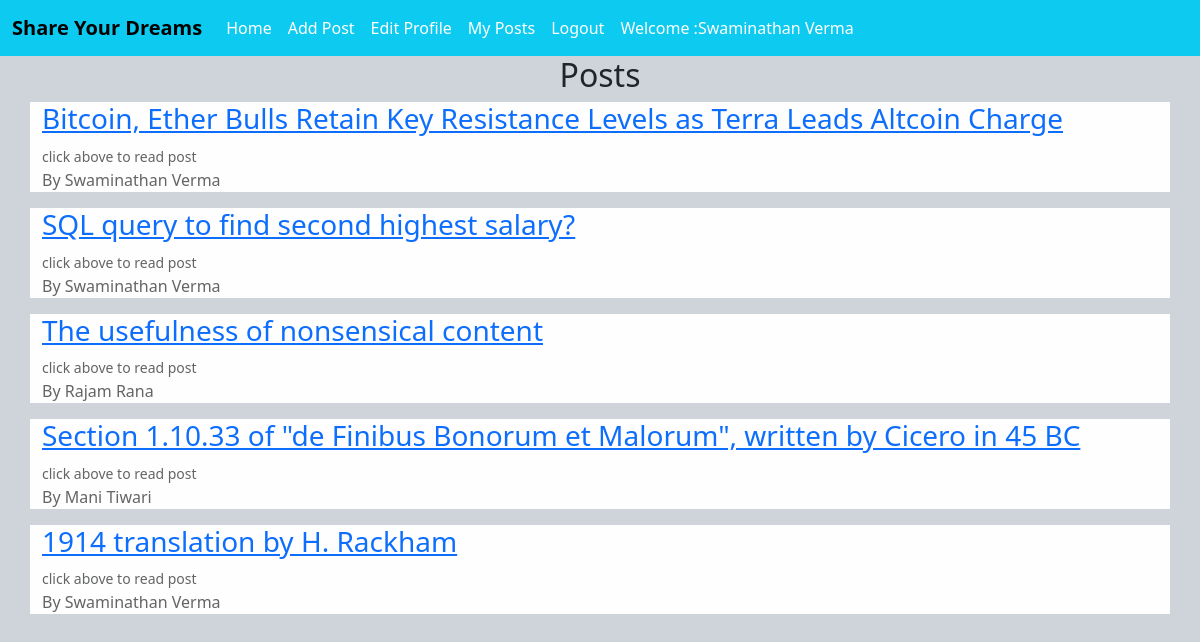
/ (signed in), run on the app's committed database.
### theblog/models.py (models this page shows, shortened)
class Post(models.Model):
    author=models.ForeignKey(User,on_delete=models.CASCADE)
    title=models.CharField(max_length=200)
    header_image=models.ImageField(null=True,blank=True,upload_to="image/")
    snippet=models.CharField(max_length=500, default='click above to read post')
    text=RichTextField()
    creation_date=models.DateTimeField(auto_now_add=True)
    publish_date=models.DateTimeField(auto_now_add=True)
    likes=models.ManyToManyField(User,related_name='post_likes')

### theblog/views.py (the view)
# urls.py: path('',views.HomeView.as_view(),name='home'),
class HomeView(ListView):
    model=Post
    template_name='theblog/home.html'
    ordering=['-id']

### templates/theblog/home.html (shortened to what this page needs)
{% extends 'theblog/base.html' %}
{% block content %}
<div class="container">
    <h2 class="text-center">Posts</h2>
  </div>
{% for post in object_list  %}
<div class="container alert-light">
  <div class="d-flex  bd-highlight">
    <h3><a href="{% url 'article'  post.pk %}">{{post.title}}</a></h3>
  </div>
    <small>{{post.snippet| safe}}</small>
    <p>By {{post.author.first_name}} {{post.author.last_name}} </p>
</div>
{% endfor  %}
{% endblock %}

### templates/theblog/base.html (shortened to what this page needs)
<!doctype html>
{%  load static %}
<html lang="en">
  <head>
    <link href="https://cdn.jsdelivr.net/npm/bootstrap@5.1.3/dist/css/bootstrap.min.css" rel="stylesheet">
  </head>
  <body>
    <nav class="navbar navbar-expand-lg navbar-dark bg-info">
      <div class="container-fluid">
        <a class="navbar-brand"  style="color:black; font-weight: bold;"  href="{% url 'home' %}">Share Your Dreams</a>
        <div class="collapse navbar-collapse" id="navbarSupportedContent">
          <ul class="navbar-nav me-auto mb-2 mb-lg-0">
            <li class="nav-item">
              <a class="nav-link active" aria-current="page" href="{% url 'home' %}">Home</a>
              {%   if user.is_authenticated %}
              <li class="nav-item">
                <a class="nav-link active" href="{% url 'add_post' %}">Add Post</a>
              </li>
              <li class="nav-item">
                <a class="nav-link active" href="{% url 'edit_profile' %}">Edit Profile</a>
              </li>
            </li>
            <li class="nav-item">
              <a class="nav-link active" href="{% url 'myposts' %}">My Posts</a>
            </li>
            <li class="nav-item">
              <a class="nav-link active" href="{% url 'logout' %}">Logout</a>
            </li>
            <li class="nav-item">
              <span class="nav-link active" >
                Welcome :{{ user.first_name }} {{ user.last_name }}</span>
              </li>
              {% endif %}
            </ul>
          </div>
          </div>
        </nav>
            {% block content %}
      {% endblock %}
  </body>
</html>

### templates/theblog/base.html (style rules this page uses)
body { background-color: #ced4da; }

### data on the page
Post: title "Bitcoin, Ether Bulls Retain Key Resistance Levels as Terra Leads Altcoin Charge", snippet "click above to read post", author.first_name "Swaminathan", author.last_name "Verma"
Post: title "SQL query to find second highest salary?", snippet "click above to read post", author.first_name "Swaminathan", author.last_name "Verma"
Post: title "The usefulness of nonsensical content", snippet "click above to read post", author.first_name "Rajam", author.last_name "Rana"
Post: title "Section 1.10.33 of \"de Finibus Bonorum et Malorum\", written by Cicero in 45 BC", snippet "click above to read post", author.first_name "Mani", author.last_name "Tiwari"
Post: title "1914 translation by H. Rackham", snippet "click above to read post", author.first_name "Swaminathan", author.last_name "Verma"

### other printed values
{{ user.first_name }} "Swaminathan"
{{ user.last_name }} "Verma"
